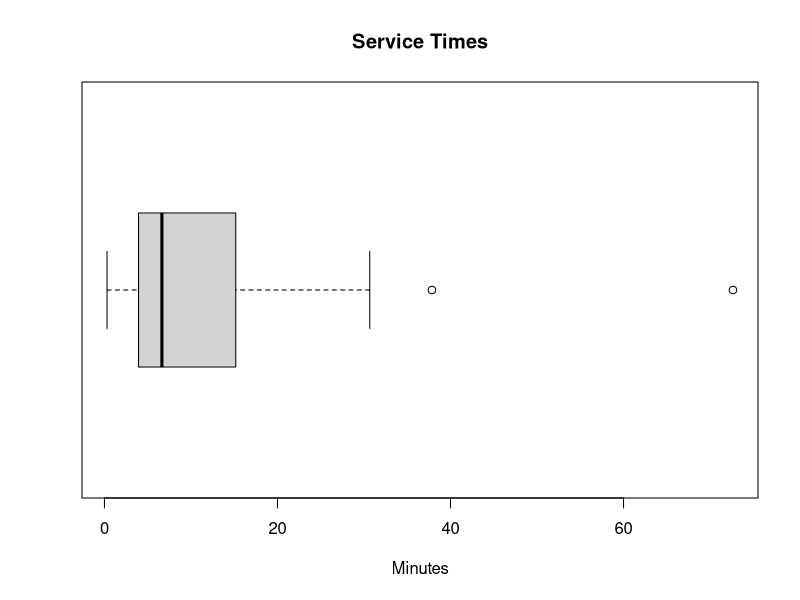
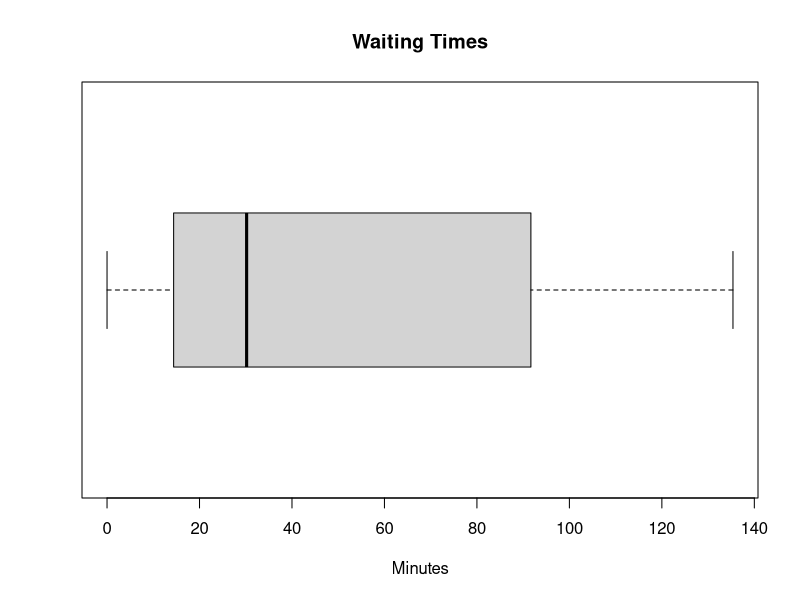
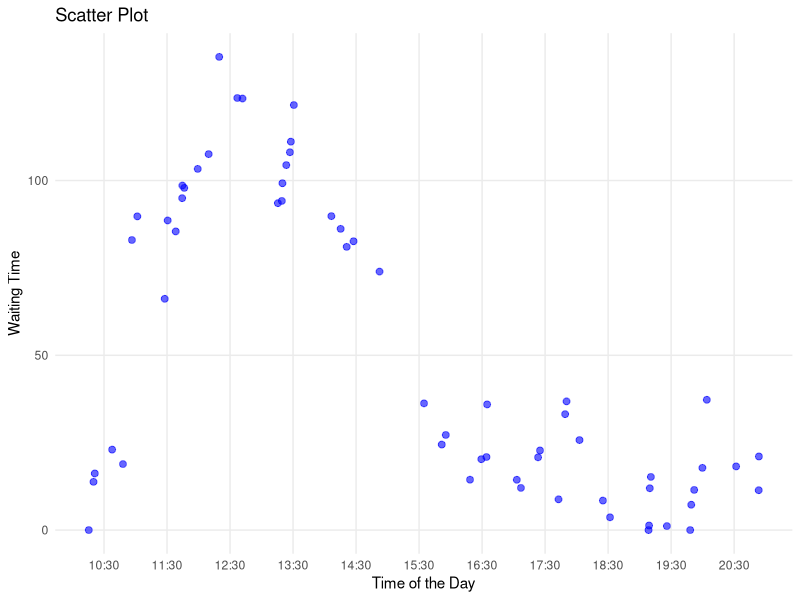
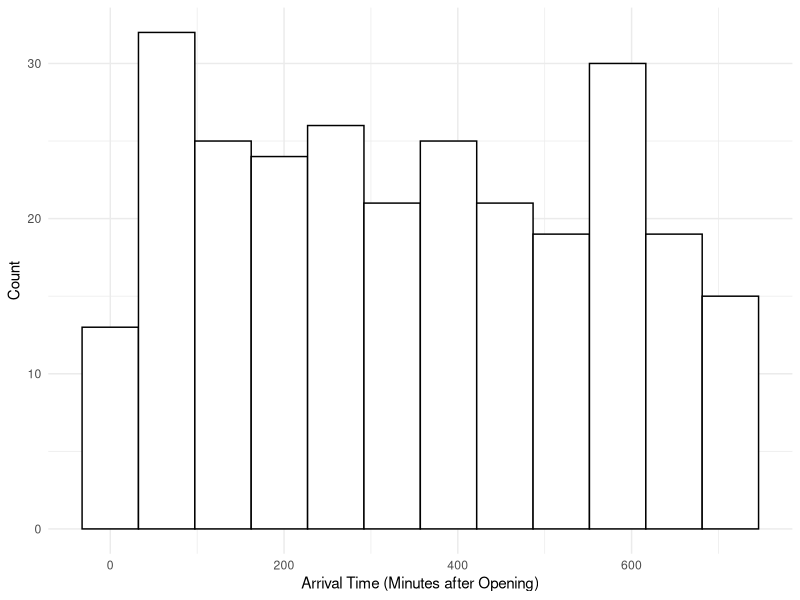
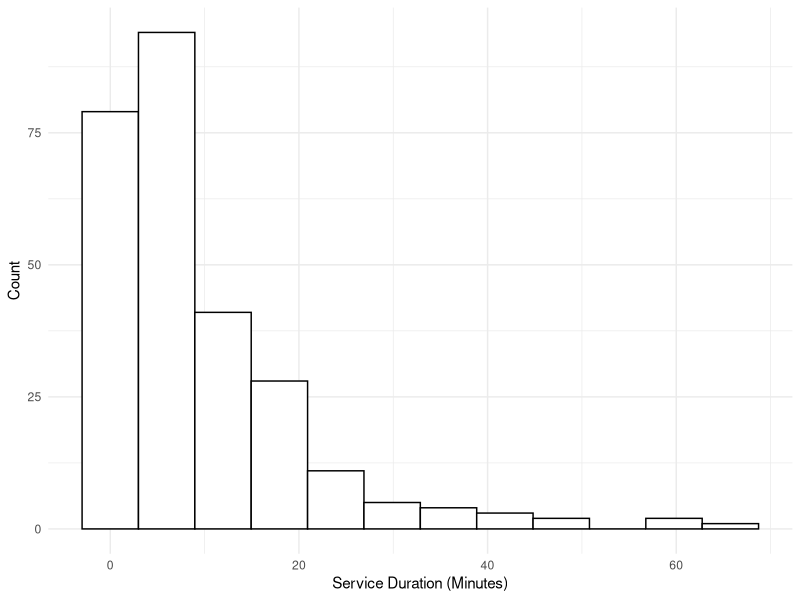
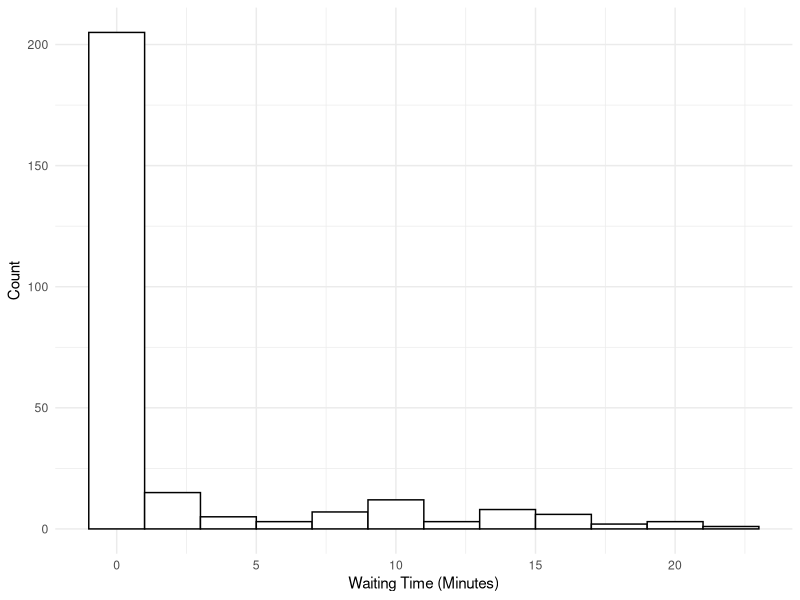
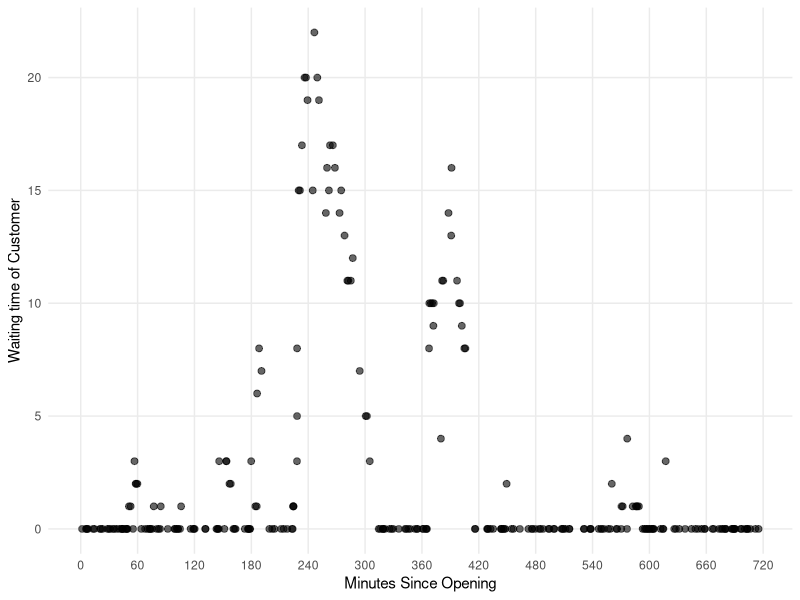
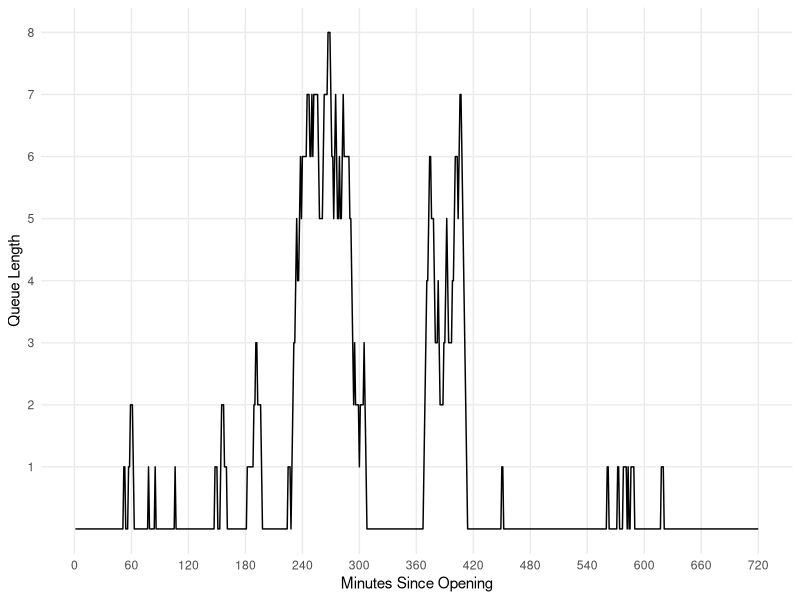

Write R code to recreate these figures, in order.
## ---- chunk 1
library(tidyverse)
library(lubridate)

set.seed(121)

# simulating the arrival times of customers throughout the day

# Poisson process (lambda = 5)
# Tk= arrival time of the kth customer
# Wk= time between the k-1th customer arrival and the kth customer arrival where Wk ~ Pois(lambda)

# set parameter
lambdaA <- 5 # in units: customers per hour
opening_time <- hm("10:00")
closing_time <- hm("22:00")
hours <- hour(closing_time) - hour(opening_time) # operating hours: 10am to 10pm
total_time <- hours*60 # operating hours in minutes
lambdaA <- lambdaA/60 # customers per minute
# converting to minutes because our lambda is low, and we can can get greater precision in analyses this way

n <- ceiling(lambdaA*total_time) # max number of customers the store can have throughout the day

# generate W1,..,Wn (calculating the time between the arrival times of 2 customers)
W_sample <- rexp(n, rate= lambdaA)

# calculate T or the arrival times by summing together the Wi arrival times

T_sample <- numeric(n)

for(i in 1:n) {
  T_sample[i] <- sum(W_sample[1:i])
}

# all possible arrival times of customers throughout the day (X minutes after opening)

# however, the store is only open for 12 hours or 720 minutes so we must get rid of the values that fall outside of the range (go beyond 720)

arrival_times <- T_sample[T_sample <= total_time]

arrival_times

opening_time + minutes(floor(max(arrival_times)))

## ---- chunk 2
# given the output from above, simulate the serving times of customers before they leave

# notice that service time is modeled by exp(6)
lambdaS <- 6 # customers per hour
lambdaS <- lambdaS/60 # customers per minute 

# simulate customer's service time 
# n= only simulating the service time for those where T_sample <= total_time
service_times <- rexp(length(arrival_times), rate= lambdaS)

#these are the serving times for each arriving customer before they leave
service_times 

## ---- chunk 3
boxplot(service_times, horizontal= TRUE, main= "Service Times", xlab= "Minutes")
## ---- chunk 4
# Start time as POSIXct
start_time <- as.POSIXct("10:00", format = "%H:%M", tz = "UTC")

# Add minutes to the start time

time_of_day <- sapply(arrival_times, function(m) {
  m <- round(m)  # Round to nearest whole number
  new_time <- start_time + (m * 60)  # Add minutes converted to seconds
  format(new_time, "%H:%M")  # Format as "HH:MM"
})

print(time_of_day)
## ---- chunk 5

# determining waiting times

# for each observation (customer), calculate when the service begins and when it ends 
# serving ends = service begins + service time
# service begins: either when the customer walks in, or when the previous customer leaves (assumes there is a waiting time)

# compare this to the arrival time 
# if arrival time > time service ends then wait time = 0
# but if arrival time < service time ends then wait time = time service ends- arrival time 

# variable initialization
waiting_times <- numeric(length(arrival_times))  # generating times for each customer
service_start <- numeric(length(arrival_times)) 
service_end <- numeric(length(arrival_times))  
current_end <- numeric(0) # service end time for current customer (i)

# iterate over each customer
for (i in 1:length(arrival_times)) {

  # only includes observations where service time > arrival time => which means there is a wait time
  # gets rid of observations where service < arrival time => 0 wait time
  if (length(current_end) > 0) {
    current_end <- current_end[current_end > arrival_times[i]]
  }
  
 if (length(current_end) == 0) {
   # scenario 1: if there is no waiting time, service starts at the customer arrival
    service_start[i] <- arrival_times[i]
  } else {
    # scenario 2: if there is a waiting time, service starts at the end of the previous customer's end time
    previous_end <- service_end[i - 1]
    service_start[i] <- max(arrival_times[i], previous_end)
  }
  
  # update the service end time for current customer by adding when service starts and how long the service takes
  service_end[i] <- service_start[i] + service_times[i]
  
  # add this service end time to current end services
  current_end <- c(current_end , service_end[i])
  
  # update waiting time
  waiting_times[i] <- service_start[i] - arrival_times[i]
}


scen1_sim_results <- data.frame(
  customer = 1:length(arrival_times),
  arrival_time = arrival_times,
  service_length = service_times,
  service_start = service_start,
  service_end = service_end,
  waiting_time = waiting_times,
  time_of_day = time_of_day
)

print(head(scen1_sim_results, 5)) # printing first 5 customers

## ---- chunk 6
boxplot(waiting_times, horizontal= TRUE, main= "Waiting Times", xlab= "Minutes")
mean(waiting_times)
## ---- chunk 7
library(ggplot2)


# Custom breaks and labels for 30-minute intervals
breaks <- seq(30, 720, by = 60)
labels <- sprintf("%02d:%02d", 10 + breaks %/% 60, breaks %% 60)

# Scatter plot with x-axis as numeric time in minutes
ggplot(scen1_sim_results, aes(x = arrival_times, y = waiting_times)) +
  geom_point(color = "blue", size = 2, alpha = 0.6) +
  scale_x_continuous(
    breaks = breaks, 
    labels = labels
  ) +
  labs(
    title = "Scatter Plot",
    x = "Time of the Day",
    y = "Waiting Time"
  ) +
  theme_minimal()+
  theme(panel.grid.minor = element_blank())

## ---- chunk 8
# first, we generate the arrival times similar in scenario 1
lambdaA <- 24 # per hour
opening_time <- hm("10:00")
closing_time <- hm("22:00")
hours <- hour(closing_time) - hour(opening_time)
total_time <- hours*60 # operating hours in minutes
lambdaA <- lambdaA/60 # per minute
num_chefs = 2

n <- ceiling(lambdaA*total_time) # max number of customers
W_sample <- rexp(n, rate= lambdaA)
T_sample <- numeric(n)

for(i in 1:n) {
  T_sample[i] <- sum(W_sample[1:i])
}

arrival_times <- T_sample[T_sample <= total_time]

# next, we generate the service times similar to scenario 1
# make a function to do this
calc_service_times <- function(arrivals, chefs) {
  # Ensure rate is per unit time
  minute_rate = (3*chefs) / 60
  services = rexp(length(arrivals), rate = minute_rate)
  return(services) # in minutes
}
# if we only have one chef
service_times <- calc_service_times(arrivals = arrival_times, chefs = num_chefs)
## ---- chunk 9

tables <- 5
arrival_times_temp <- arrival_times

# number of people in line each minute
queue_size_history <- numeric(total_time)

# number of tables occupied each minute
occupied_tables_history <- rep(0, total_time)

# timer to track remaining waiting time for each table in the restaurant
# each element is one table in the restaurant
# -1 means empty
# otherwise, number of remaining service minutes
tables_timer <- rep(-1, tables)

# the amount of minutes each customer of that day waited
waiting_times <- numeric(0)

# the arrival_times indices of the people currently in line
# in order to know how long their eventual service time will be
queue <- numeric(0)

# an internal counter separate from the time
customers_entered <- 0
for (i in 1:total_time) {
  occupied_tables_history[i+1] = occupied_tables_history[i]
  
  # update the waiting timer for all occupied tables
  tables_timer[tables_timer > 0] <- tables_timer[tables_timer > 0] - 1
  # update the number of available tables in the next minute
  # based on the number of tables who have finished timers
  occupied_tables_history[i+1] = occupied_tables_history[i+1] - sum(tables_timer == 0)
  # mark the finished tables as available tables for the next minute
  tables_timer[tables_timer == 0] <- tables_timer[tables_timer == 0] - 1
  
  # has the next customer arrived?
  if(length(arrival_times_temp) > 0){
    if(arrival_times_temp[1] < i) {
      # if so, add them to the back of the queue
      queue = c(queue, as.integer(customers_entered+1)) # add 1 for 1-indexing
      # remove the 1st element of arrival_times
      arrival_times_temp = arrival_times_temp[-1]
      # start the waiting timer for this customer by appending 0
      waiting_times = c(waiting_times, 0)
      
      customers_entered = customers_entered + 1
    }
  }
  # are any tables currently open and there is a person in line?
  if(occupied_tables_history[i+1] < tables & length(queue) > 0) {
    # if so, then seat the first person in line
    # at the first available table
    for (j in 1:tables) {
      if(tables_timer[j] == -1) {
        # queue[1] has the customer index of the first person in line
        tables_timer[j] = round(service_times[queue[1]])
        break
      }
    }
    # the next minute there will be one more occupied table
    occupied_tables_history[i+1] = occupied_tables_history[i+1] + 1
    # remove the first person in the queue
    queue = queue[-1]
  }
  # update the waiting time for each person in the queue
  for (customer_index in queue) {
    waiting_times[customer_index] = waiting_times[customer_index] + 1
  }
  # keep track of how long the line is at each minute
  queue_size_history[i] = length(queue)
}

occupied_tables_history <- occupied_tables_history[-1]

## ---- chunk 10
scen2_sim_results_by_customer <- data.frame(
  customer = 1:length(arrival_times),
  arrival_time = arrival_times,
  service_length = service_times,
  waiting_time = waiting_times
)

## ---- chunk 11
scen2_sim_results_by_minute <- data.frame(
  minutes_since_opening = 1:total_time,
  time_of_day = I(lapply(1:total_time, function(i) opening_time + minutes(i))),
  queue_size = queue_size_history,
  occupied_tables = occupied_tables_history
)

## ---- chunk 12


scen2_sim_results_by_customer |>
  ggplot(aes(x = arrival_time)) +
  geom_histogram(bins = 12, color = "black", fill = "white") +
  labs(
    x = "Arrival Time (Minutes after Opening)",
    y = "Count"
  ) +
  theme_minimal()

scen2_sim_results_by_customer |>
  ggplot(aes(x = service_length)) +
  geom_histogram(bins = 12, color = "black", fill = "white") +
  labs(
    x = "Service Duration (Minutes)",
    y = "Count"
  ) +
  theme_minimal()

scen2_sim_results_by_customer |>
  ggplot(aes(x = waiting_time)) +
  geom_histogram(bins = 12, color = "black", fill = "white") +
  labs(
    x = "Waiting Time (Minutes)",
    y = "Count"
  ) +
  theme_minimal()

scen2_sim_results_by_customer |>
  ggplot(aes(x = arrival_time, y = waiting_time)) +
  geom_point(size = 2, alpha = 0.6) +
  scale_x_continuous(breaks = seq(0, total_time, by = 60)) +
  labs(
    x = "Minutes Since Opening",
    y = "Waiting time of Customer"
  ) +
  theme_minimal() +
  theme(panel.grid.minor = element_blank())


scen2_sim_results_by_minute |>
  ggplot(aes(x = minutes_since_opening, y = queue_size)) +
  geom_line() +
  scale_y_continuous(breaks = seq(1, max(queue_size_history), by = 1)) +
  scale_x_continuous(breaks = seq(0, total_time, by = 60)) +
  labs(
    x = "Minutes Since Opening",
    y = "Queue Length"
  ) +
  theme_minimal() +
  theme(panel.grid.minor = element_blank())

scen2_sim_results_by_minute |>
  ggplot(aes(x = minutes_since_opening, y = occupied_tables)) +
  geom_area(fill = "lightblue") +
  geom_line() +
  scale_y_continuous(breaks = seq(1, tables, by = 1)) +
  scale_x_continuous(breaks = seq(0, total_time, by = 60)) +
  labs(
    x = "Minutes Since Opening",
    y = "Number of Tables Occupied"
  ) +
  theme_minimal() +
  theme(panel.grid.minor = element_blank())

scen2_sim_results_by_minute |>
  ggplot(aes(x = minutes_since_opening, y = occupied_tables)) +
  geom_area(fill = "lightblue") +
  geom_line() +
  scale_y_continuous(breaks = seq(1, tables, by = 1)) +
  scale_x_continuous(breaks = seq(0, total_time, by = 60)) +
  labs(
    x = "Minutes Since Opening",
    y = "Number of Tables Occupied"
  ) +
  theme_minimal() +
  theme(panel.grid.minor = element_blank())


## ---- chunk 13
View(scen2_sim_results_by_minute)
## ---- chunk 14
# assumption of five tables and 3 chefs

chefs <- 3
meal <- 50 #50 dollars per meal
wage <- 12*40 #40 dollars per hour for 12 hrs of work
total_customers <- length(arrival_times) #55
revenue <- total_customers * meal
costs <- wage*chefs
profit <- revenue - costs
profit

# for (chefs in 1:10) {
# 
#   revenue <- total_customers * meal
#   
#   # Calculate costs (wage per chef * number of chefs)
#   costs <- wage * chefs
#   
#   # Calculate profit
#   profit <- revenue - costs
#   
# }

